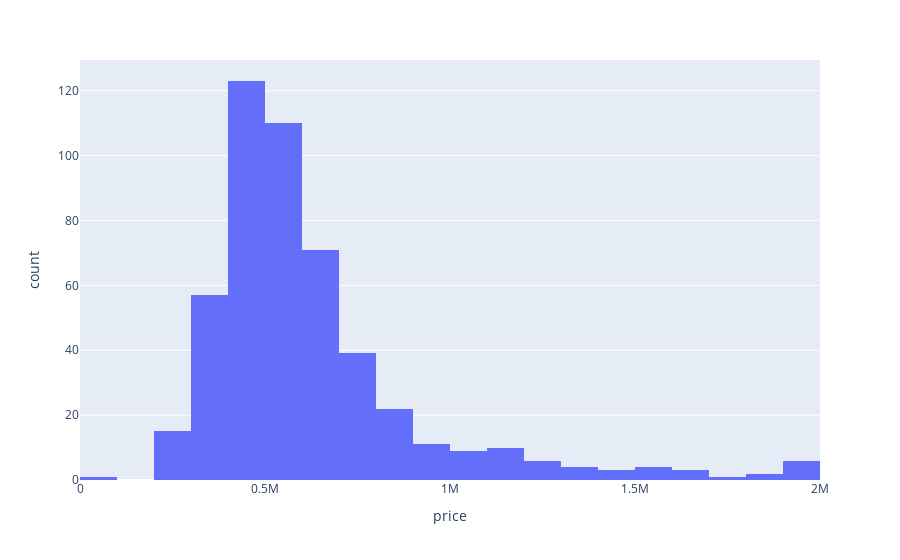

The cell this chart's notebook holds for it:
### Markdown cell above
#### What Does the Price Distribution Look Like for All Housing?

### Code cell
fig = px.histogram(df[df['price'] < 2000000], x = 'price')
fig.show()

### Figure 1 — Plotly figure (JSON) as saved in the notebook; plotly's stock layout.template omitted (floating-point values rounded to 4 significant figures; data arrays with more than 128 entries replaced by an {"elided": "..."} marker saying what was removed)
{"data": [{"alignmentgroup": "True", "bingroup": "x", "hovertemplate": "price=%{x}<br>count=%{y}<extra></extra>", "legendgroup": "", "marker": {"color": "#636efa", "pattern": {"shape": ""}}, "name": "", "offsetgroup": "", "orientation": "v", "showlegend": false, "type": "histogram", "x": {"elided": "497 int values"}, "xaxis": "x", "yaxis": "y"}], "layout": {"barmode": "relative", "legend": {"tracegroupgap": 0}, "margin": {"t": 60}, "xaxis": {"anchor": "y", "domain": [0, 1], "title": {"text": "price"}}, "yaxis": {"anchor": "x", "domain": [0, 1], "title": {"text": "count"}}}}
